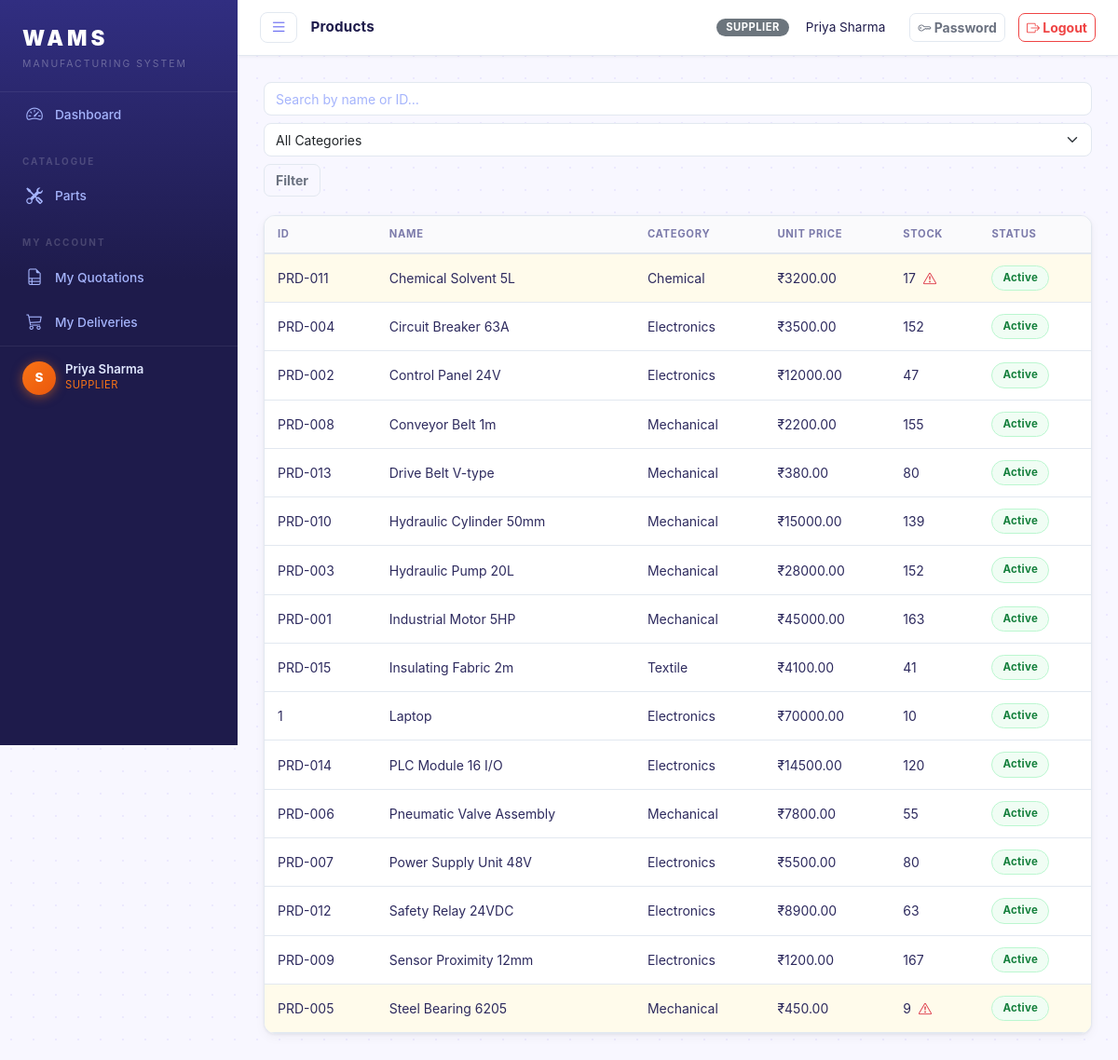
Page /products/ (signed in) on the committed database.
### core/models.py (models this page shows, shortened)
class User(AbstractUser):
    ROLE_CHOICES = [
        ('admin', 'Admin'),
        ('dealer', 'Dealer'),
        ('supplier', 'Supplier'),
    ]
    role = models.CharField(max_length=20, choices=ROLE_CHOICES, default='dealer')
    phone = models.CharField(max_length=20, blank=True)

class Product(models.Model):
    CATEGORY_CHOICES = [
        ('electronics', 'Electronics'),
        ('mechanical', 'Mechanical'),
        ('chemical', 'Chemical'),
        ('textile', 'Textile'),
        ('other', 'Other'),
    ]
    product_id = models.CharField(max_length=50, unique=True)
    name = models.CharField(max_length=200)
    category = models.CharField(max_length=50, choices=CATEGORY_CHOICES)
    description = models.TextField(blank=True)
    unit_price = models.DecimalField(max_digits=10, decimal_places=2)
    stock_quantity = models.PositiveIntegerField(default=0)
    reorder_level = models.PositiveIntegerField(default=10)
    is_active = models.BooleanField(default=True)
    created_at = models.DateTimeField(auto_now_add=True)
    updated_at = models.DateTimeField(auto_now=True)
    @property
    def low_stock(self):
        return self.stock_quantity <= self.reorder_level
    class Meta:
        ordering = ['name']

### core/views.py (the view)
# urls.py: path('products/', views.product_list, name='product_list'),
@login_required
def product_list(request):
    qs = Product.objects.all()
    q = request.GET.get('q', '').strip()
    if q:
        qs = qs.filter(Q(name__icontains=q) | Q(product_id__icontains=q) | Q(category__icontains=q))
    cat = request.GET.get('category', '')
    if cat:
        qs = qs.filter(category=cat)
    page = paginate(request, qs)
    return render(request, 'core/products/list.html', {
        'page_obj': page, 'q': q, 'category': cat,
        'categories': Product.CATEGORY_CHOICES,
    })

### core/views.py (called while the page is built)
def paginate(request, qs, per_page=20):
    paginator = Paginator(qs, per_page)
    page = request.GET.get('page', 1)
    return paginator.get_page(page)

### templates/core/products/list.html (shortened to what this page needs)
{% extends 'base.html' %}
{% block page_title %}Products{% endblock %}
{% block content %}
<div class="page-toolbar">
  <form class="search-form" method="get">
    <input type="text" name="q" value="{{ q }}" class="form-control" placeholder="Search by name or ID…">
    <select name="category" class="form-select">
      <option value="">All Categories</option>
    </select>
    <button class="btn btn-outline-secondary">Filter</button>
  </form>
</div>
<div class="card">
  <div class="card-body p-0">
    <table class="table table-hover mb-0">
      <thead>
        <tr>
          <th>ID</th><th>Name</th><th>Category</th><th>Unit Price</th>
          <th>Stock</th><th>Status</th>
        </tr>
      </thead>
      <tbody>
      {% for p in page_obj %}
      <tr class="{% if p.low_stock %}table-danger-row{% endif %}">
        <td>{{ p.product_id }}</td>
        <td>{{ p.name }}</td>
        <td>{{ p.get_category_display }}</td>
        <td>₹{{ p.unit_price|floatformat:2 }}</td>
        <td>
          {{ p.stock_quantity }}
          {% if p.low_stock %}<i class="bi bi-exclamation-triangle text-danger ms-1" title="Low stock"></i>{% endif %}
        </td>
        <td>
          {% if p.is_active %}
          <span class="badge-status badge-accepted">Active</span>
          {% else %}
          <span class="badge-status badge-draft">Inactive</span>
          {% endif %}
        </td>
      </tr>
      {% empty %}
      <tr><td colspan="7" class="text-center text-muted py-4">No products found.</td></tr>
      {% endfor %}
      </tbody>
    </table>
  </div>
</div>
{% endblock %}

### templates/base.html (shortened to what this page needs)
{% load static %}
<!DOCTYPE html>
<html lang="en">
<head>
<link rel="stylesheet" href="https://cdn.jsdelivr.net/npm/bootstrap@5.3.2/dist/css/bootstrap.min.css">
<link rel="stylesheet" href="https://cdn.jsdelivr.net/npm/bootstrap-icons@1.11.3/font/bootstrap-icons.css">
<link rel="stylesheet" href="{% static 'css/style.css' %}">
</head>
<body>
<div class="app-wrapper">
  <nav class="sidebar" id="sidebar">
    <div class="sidebar-brand">
      <span class="brand-title">WAMS</span>
      <span class="brand-sub">Manufacturing System</span>
    </div>
    <ul class="sidebar-menu">
      <li>
        <a href="{% url 'dashboard' %}" class="{% if request.resolver_match.url_name == 'dashboard' %}active{% endif %}">
          <i class="bi bi-speedometer2"></i> Dashboard
        </a>
      </li>
      {% if user.role == 'admin' %}
      <li class="menu-section">Inventory</li>
      <li>
        <a href="{% url 'product_list' %}" class="{% if 'product' in request.resolver_match.url_name %}active{% endif %}">
          <i class="bi bi-box-seam"></i> Products
        </a>
      </li>
      <li>
        <a href="{% url 'part_list' %}" class="{% if 'part' in request.resolver_match.url_name %}active{% endif %}">
          <i class="bi bi-tools"></i> Parts
        </a>
      </li>
      <li>
        <a href="{% url 'stock_overview' %}" class="{% if 'stock' in request.resolver_match.url_name %}active{% endif %}">
          <i class="bi bi-boxes"></i> Stock
        </a>
      </li>
      <li class="menu-section">Stakeholders</li>
      <li>
        <a href="{% url 'dealer_list' %}" class="{% if 'dealer_list' in request.resolver_match.url_name or 'dealer_create' in request.resolver_match.url_name or 'dealer_update' in request.resolver_match.url_name %}active{% endif %}">
          <i class="bi bi-shop"></i> Dealers
        </a>
      </li>
      <li>
        <a href="{% url 'supplier_list' %}" class="{% if 'supplier_list' in request.resolver_match.url_name or 'supplier_create' in request.resolver_match.url_name or 'supplier_update' in request.resolver_match.url_name %}active{% endif %}">
          <i class="bi bi-truck"></i> Suppliers
        </a>
      </li>
      <li class="menu-section">Commerce</li>
      <li>
        <a href="{% url 'dealer_quotation_list' %}" class="{% if 'dealer_quotation' in request.resolver_match.url_name %}active{% endif %}">
          <i class="bi bi-file-earmark-text"></i> Dealer Quotations
        </a>
      </li>
      <li>
        <a href="{% url 'supplier_quotation_list' %}" class="{% if 'supplier_quotation' in request.resolver_match.url_name %}active{% endif %}">
          <i class="bi bi-file-earmark-ruled"></i> Supplier Quotations
        </a>
      </li>
      <li>
        <a href="{% url 'dealer_transaction_list' %}" class="{% if 'dealer_transaction' in request.resolver_match.url_name %}active{% endif %}">
          <i class="bi bi-receipt"></i> Sales Invoices
        </a>
      </li>
      <li>
        <a href="{% url 'supplier_transaction_list' %}" class="{% if 'supplier_transaction' in request.resolver_match.url_name %}active{% endif %}">
          <i class="bi bi-cart3"></i> Purchase Orders
        </a>
      </li>
      <li class="menu-section">Admin</li>
      <li>
        <a href="{% url 'reports' %}" class="{% if 'reports' in request.resolver_match.url_name %}active{% endif %}">
          <i class="bi bi-bar-chart-line"></i> Reports
        </a>
      </li>
      <li>
        <a href="{% url 'user_list' %}" class="{% if 'user' in request.resolver_match.url_name %}active{% endif %}">
          <i class="bi bi-people"></i> Users
        </a>
      </li>
      {% elif user.role == 'supplier' %}
      <li class="menu-section">Catalogue</li>
      <li>
        <a href="{% url 'part_list' %}" class="{% if 'part' in request.resolver_match.url_name %}active{% endif %}">
          <i class="bi bi-tools"></i> Parts
        </a>
      </li>
      <li class="menu-section">My Account</li>
      <li>
        <a href="{% url 'supplier_quotation_list' %}" class="{% if 'supplier_quotation' in request.resolver_match.url_name %}active{% endif %}">
          <i class="bi bi-file-earmark-ruled"></i> My Quotations
        </a>
      </li>
      <li>
        <a href="{% url 'supplier_transaction_list' %}" class="{% if 'supplier_transaction' in request.resolver_match.url_name %}active{% endif %}">
          <i class="bi bi-cart3"></i> My Deliveries
        </a>
      </li>
      {% endif %}
    </ul>
    <div class="sidebar-footer">
      <div class="user-info">
        <div class="avatar" style="box-shadow: 0 2px 12px rgba(249,115,22,0.5);">{{ user.username|slice:":1"|upper }}</div>
        <div>
          <div class="user-name">{{ user.get_full_name|default:user.username }}</div>
          <div class="user-role" style="color: var(--sidebar-accent);">{{ user.get_role_display }}</div>
        </div>
      </div>
    </div>
  </nav>
  <div class="content-area" id="contentArea">
    <header class="topbar">
      <button class="sidebar-toggle" id="sidebarToggle" title="Toggle sidebar">
        <i class="bi bi-list"></i>
      </button>
      <span class="topbar-title">{% block page_title %}{% endblock %}</span>
      <div class="topbar-right">
        <span class="badge bg-secondary text-uppercase me-2">{{ user.role }}</span>
        <span class="me-3">{{ user.get_full_name|default:user.username }}</span>
        <a href="{% url 'change_password' %}" class="btn btn-sm btn-outline-secondary me-1">
          <i class="bi bi-key"></i> Password
        </a>
        <a href="{% url 'logout' %}" class="btn btn-sm btn-outline-danger">
          <i class="bi bi-box-arrow-right"></i> Logout
        </a>
      </div>
    </header>
    <main class="main-content">
      {% block content %}{% endblock %}
    </main>
  </div>
</div>
</body>
</html>

### rows in the picture
User: username "S", get_full_name "Priya Sharma", role "SUPPLIER"
Product: product_id "PRD-011", name "Chemical Solvent 5L", category "Chemical", unit_price "3200.00", stock_quantity "17", is_active "Active"
Product: product_id "PRD-004", name "Circuit Breaker 63A", category "Electronics", unit_price "3500.00", stock_quantity "152", is_active "Active"
Product: product_id "PRD-002", name "Control Panel 24V", category "Electronics", unit_price "12000.00", stock_quantity "47", is_active "Active"
Product: product_id "PRD-008", name "Conveyor Belt 1m", category "Mechanical", unit_price "2200.00", stock_quantity "155", is_active "Active"
Product: product_id "PRD-013", name "Drive Belt V-type", category "Mechanical", unit_price "380.00", stock_quantity "80", is_active "Active"
Product: product_id "PRD-010", name "Hydraulic Cylinder 50mm", category "Mechanical", unit_price "15000.00", stock_quantity "139", is_active "Active"
Product: product_id "PRD-003", name "Hydraulic Pump 20L", category "Mechanical", unit_price "28000.00", stock_quantity "152", is_active "Active"
Product: product_id "PRD-001", name "Industrial Motor 5HP", category "Mechanical", unit_price "45000.00", stock_quantity "163", is_active "Active"
Product: product_id "PRD-015", name "Insulating Fabric 2m", category "Textile", unit_price "4100.00", stock_quantity "41", is_active "Active"
Product: product_id "1", name "Laptop", category "Electronics", unit_price "70000.00", stock_quantity "10", is_active "Active"
Product: product_id "PRD-014", name "PLC Module 16 I/O", category "Electronics", unit_price "14500.00", stock_quantity "120", is_active "Active"
Product: product_id "PRD-006", name "Pneumatic Valve Assembly", category "Mechanical", unit_price "7800.00", stock_quantity "55", is_active "Active"
Product: product_id "PRD-007", name "Power Supply Unit 48V", category "Electronics", unit_price "5500.00", stock_quantity "80", is_active "Active"
Product: product_id "PRD-012", name "Safety Relay 24VDC", category "Electronics", unit_price "8900.00", stock_quantity "63", is_active "Active"
Product: product_id "PRD-009", name "Sensor Proximity 12mm", category "Electronics", unit_price "1200.00", stock_quantity "167", is_active "Active"
Product: product_id "PRD-005", name "Steel Bearing 6205", category "Mechanical", unit_price "450.00", stock_quantity "9", is_active "Active"
